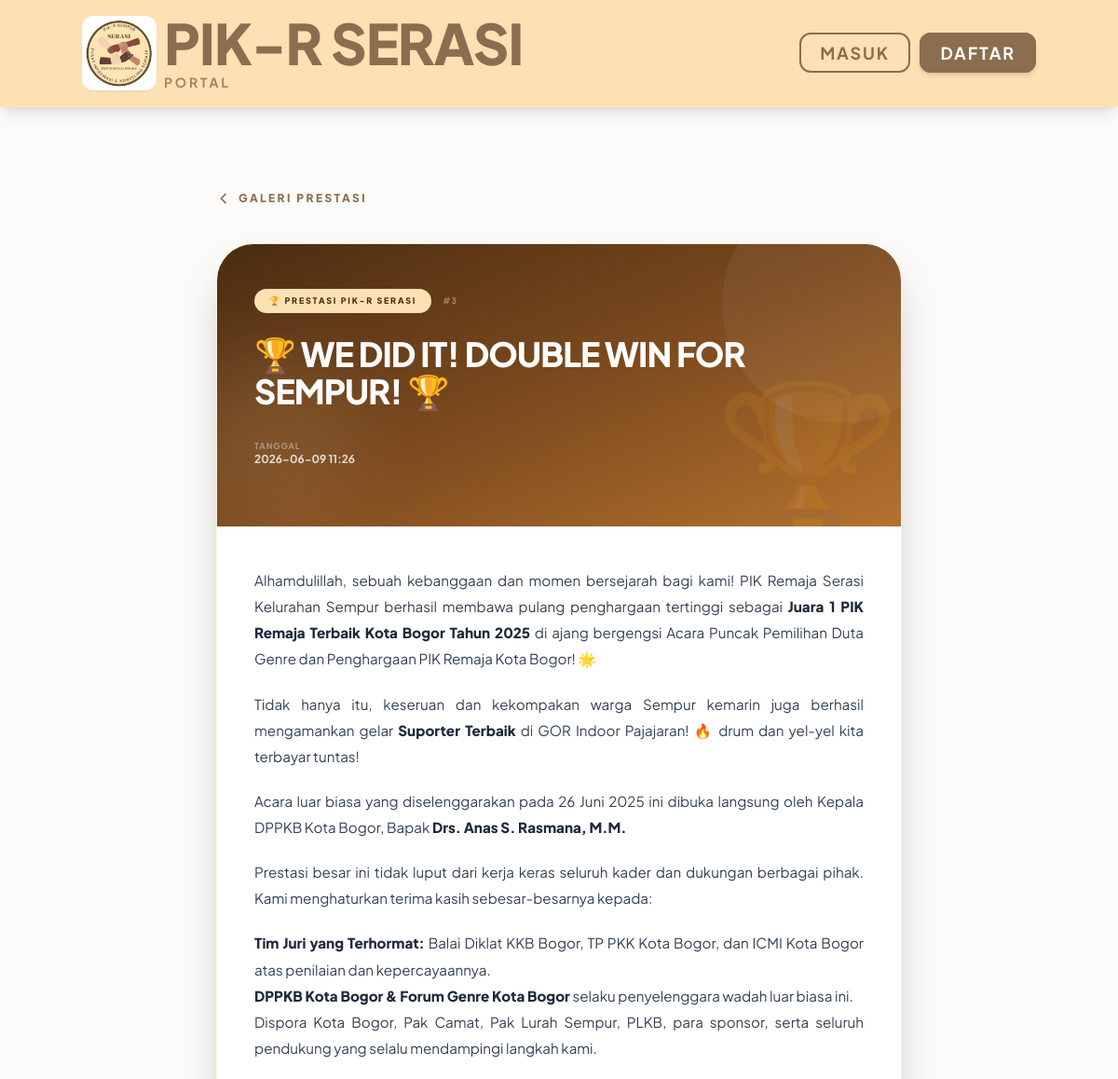
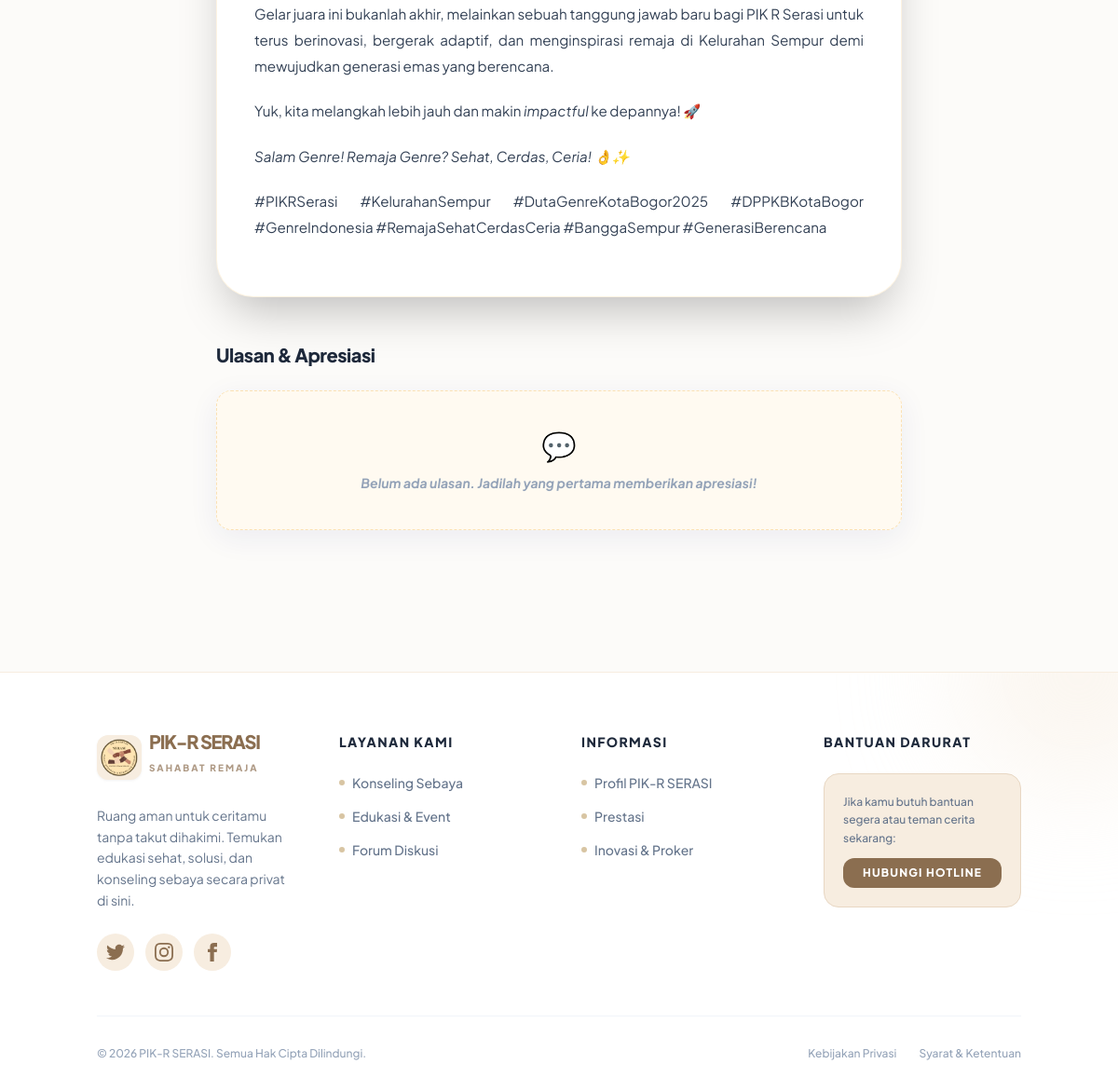
Screenshot of /prestasi/3 with the database file from the repository (2 pictures, top to bottom).
### tables this page shows
CREATE TABLE achievements (
            id INTEGER PRIMARY KEY AUTOINCREMENT,
            title TEXT NOT NULL,
            content TEXT,
            author TEXT,
            author_id INTEGER,
            dokumen TEXT,
            date TEXT
        );

### app.py (the view)
@app.route('/prestasi/<int:achievement_id>')
def achievement_detail(achievement_id):
    conn = get_db_connection()
    ach = conn.execute('SELECT * FROM achievements WHERE id = ?', (achievement_id,)).fetchone()
    if ach:
        achievement = dict(ach)
        achievement['comments'] = [dict(c) for c in conn.execute('SELECT * FROM achievements_comments WHERE achievement_id = ?', (achievement_id,)).fetchall()]
        if achievement.get('dokumen'):
            achievement['foto_list'] = [f.strip() for f in achievement['dokumen'].split(',') if f.strip()]
        else:
            achievement['foto_list'] = []
        conn.close()
        return render_template('achievement_detail.html', achievement=achievement)
    conn.close()
    flash("Prestasi tidak ditemukan", "warning")
    return redirect(url_for('achievements'))

### app.py (called while the page is built, shortened)
def get_db_connection():
    supabase_url = os.environ.get('SUPABASE_DB_URL')
    return PIKRDatabaseConnection(db_path=DB_PATH, supabase_url=supabase_url)

    def execute(self, query, params=None):
        query_upper = query.strip().upper()
        is_write = any(query_upper.startswith(op) for op in ["INSERT", "UPDATE", "DELETE"])
        if self.supabase_url:
            query = query.replace('?', '%s')
            query = re.sub(r'"([^"]*)"', r"'\1'", query)
            if params is not None:
                if not isinstance(params, (tuple, list)):
                    params = (params,)
                self.cursor.execute(query, params)
            else:
                self.cursor.execute(query)
        else:
            if params is not None:
                self.cursor.execute(query, params)
            else:
                self.cursor.execute(query)
        return self

    def fetchone(self):
        row = self.cursor.fetchone()
        if row is None:
            return None
        return row

    def fetchall(self):
        return self.cursor.fetchall()

    def close(self):
        self.cursor.close()
        self.conn.close()
        if self.modified_tables:
            for table in self.modified_tables:
                trigger_async_sheets_sync(table)

### templates/achievement_detail.html (shortened to what this page needs)
{% extends 'base.html' %}
{% block content %}
<div class="max-w-3xl mx-auto py-10 px-4 fade-in">
  <a href="{{ url_for('achievements') }}"
     class="inline-flex items-center gap-2 text-xs font-black text-[#8b6e50] uppercase tracking-[0.2em] mb-10 hover:-translate-x-1 transition-transform group">
    <svg class="w-4 h-4 group-hover:-translate-x-1 transition-transform" fill="none" stroke="currentColor" viewBox="0 0 24 24">
      <path stroke-linecap="round" stroke-linejoin="round" stroke-width="2.5" d="M15 19l-7-7 7-7"/>
    </svg>
    Galeri Prestasi
  </a>
  <article class="premium-card rounded-[2.5rem] overflow-hidden border border-[#FBE1B3]/40 bg-white shadow-2xl">
    <div class="relative bg-gradient-to-br from-[#4A2C11] via-[#7c4a1e] to-[#b5722e] px-10 pt-12 pb-16 overflow-hidden">
      <div class="absolute -right-16 -top-16 w-64 h-64 bg-white/5 rounded-full"></div>
      <div class="absolute -left-10 bottom-0 w-48 h-48 bg-[#FBE1B3]/10 rounded-full blur-2xl"></div>
      <div class="absolute right-0 bottom-0 text-[10rem] leading-none opacity-10 select-none">🏆</div>
      <div class="flex items-center gap-3 mb-6 relative z-10">
        <span class="bg-[#FBE1B3] text-[#4A2C11] text-[9px] font-black px-4 py-1.5 rounded-full uppercase tracking-[0.2em]">
          🏆 Prestasi PIK-R SERASI
        </span>
        <span class="text-[9px] font-bold text-white/40 uppercase tracking-widest">#{{ achievement.id }}</span>
      </div>
      <h1 class="text-3xl md:text-4xl font-black text-white tracking-tight leading-tight mb-8 relative z-10">
        {{ achievement.title }}
      </h1>
      <div class="flex items-center gap-4 relative z-10">
        <div>
          <p class="text-white/40 text-[9px] font-bold uppercase tracking-widest">Tanggal</p>
          <p class="text-white/80 text-xs font-bold">{{ achievement.date }}</p>
        </div>
      </div>
    </div>
    <div class="h-6 bg-white rounded-b-none" style="margin-top:-1.5rem; border-radius: 2rem 2rem 0 0;"></div>
    <div class="px-10 pb-10 pt-6">
      {% if achievement.content and achievement.content.strip() %}
      <div class="article-body">
        {% set lines = achievement.content.strip().split('\n') %}
        {% set ns = namespace(buf='') %}
        {% for line in lines %}
          {% if line.strip() == '' %}
            {% if ns.buf.strip() %}
              <p>{{ ns.buf.strip() | safe }}</p>
            {% endif %}
            {% set ns.buf = '' %}
          {% else %}
            {% if ns.buf %}
              {% set ns.buf = ns.buf ~ ' ' ~ line %}
            {% else %}
              {% set ns.buf = line %}
            {% endif %}
          {% endif %}
        {% endfor %}
        {% if ns.buf.strip() %}
          <p>{{ ns.buf.strip() | safe }}</p>
        {% endif %}
      </div>
      {% endif %}
    </div>
  </article>
  <div class="mt-12">
    <h3 class="text-xl font-black text-slate-800 tracking-tight mb-6">Ulasan &amp; Apresiasi</h3>
    <div class="space-y-4 mb-8">
      {% if achievement.comments %}
        {% for c in achievement.comments %}
        <div class="premium-card p-6 rounded-2xl bg-white flex gap-5 group border border-slate-100">
          <div class="w-10 h-10 bg-[#FBE1B3]/60 rounded-xl flex items-center justify-center text-base font-black text-[#4A2C11] flex-shrink-0 group-hover:bg-[#4A2C11] group-hover:text-white transition-colors">
            {{ c.username[0] | upper }}
          </div>
          <div class="flex-1 min-w-0">
            <div class="flex items-center gap-3 mb-2">
              <h4 class="text-sm font-black text-slate-800 uppercase tracking-tight">{{ c.username }}</h4>
              <div class="text-amber-400 text-xs">
                {% for i in range(c.rating) %}⭐{% endfor %}
              </div>
            </div>
            {% if c.text %}
            <p class="text-slate-600 leading-relaxed text-sm italic">"{{ c.text }}"</p>
            {% endif %}
          </div>
        </div>
        {% endfor %}
      {% else %}
        <div class="premium-card p-10 rounded-2xl border border-dashed border-[#FBE1B3] text-center text-slate-400">
          <p class="text-3xl mb-3">💬</p>
          <p class="italic font-bold text-sm">Belum ada ulasan. Jadilah yang pertama memberikan apresiasi!</p>
        </div>
      {% endif %}
    </div>
  </div>
</div>
{% endblock %}

### templates/base.html (style rules this page uses)
:root { --primary: #d8c5a3; --primary-light: #f8efe1; --secondary: #9f836c; --accent: #d8c5a3; --glass: rgba(255, 250, 240, 0.9); --glass-border: rgba(204, 177, 141, 0.35); }
body { font-family: 'Plus Jakarta Sans', sans-serif; scroll-behavior: smooth; }
body, input, textarea, button, select, p, span, h1, h2, h3, h4, h5, h6, a, div, li, ul, ol, strong, em, b { font-family: 'Plus Jakarta Sans', sans-serif; }
.article-body *, .premium-article-content *, .innovation-content *, .forum-content *, .message-text * { font-family: 'Plus Jakarta Sans', sans-serif !important; }
.fade-in { animation: fadeIn 0.6s cubic-bezier(0.4, 0, 0.2, 1); }
.premium-card { background: var(--glass); backdrop-filter: blur(12px); -webkit-backdrop-filter: blur(12px); border: 1px solid var(--glass-border); box-shadow: 0 8px 32px 0 rgba(31, 38, 135, 0.07); transition: all 0.3s cubic-bezier(0.4, 0, 0.2, 1); }

### templates/achievement_detail.html (style rules this page uses)
.article-body p { margin-bottom: 1.25rem; line-height: 1.85; color: #334155; font-size: 0.95rem; text-align: justify; text-justify: inter-word; }
.article-body p:last-child { margin-bottom: 0; }
.article-body strong, .article-body b { color: #1e293b; font-weight: 800; }

### rows the page displays
achievements: id "3", title "🏆 WE DID IT! DOUBLE WIN FOR SEMPUR! 🏆", date "2026-06-09 11:26"

### other values shown
{{ ns.buf.strip() | safe }} "Tidak hanya itu, keseruan dan kekompakan warga Sempur kemarin juga berhasil mengamankan gelar Suporter Terbaik di GOR Indoor Pajajaran! 🔥 drum dan yel-yel kita terbayar tuntas!" "Acara luar biasa yang diselenggarakan pada 26 Juni 2025 ini dibuka langsung oleh Kepala DPPKB Kota Bogor, Bapak Drs. Anas S. Rasmana, M.M." "Prestasi besar ini tidak luput dari kerja keras seluruh kader dan dukungan berbagai pihak. Kami menghaturkan terima kasih sebesar-besarnya kepada:" "Yuk, kita melangkah lebih jauh dan makin impactful ke depannya! 🚀" "Salam Genre! Remaja Genre? Sehat, Cerdas, Ceria! 👌✨"
{{ ns.buf.strip() | safe }} "#PIKRSerasi #KelurahanSempur #DutaGenreKotaBogor2025 #DPPKBKotaBogor #GenreIndonesia #RemajaSehatCerdasCeria #BanggaSempur #GenerasiBerencana"
